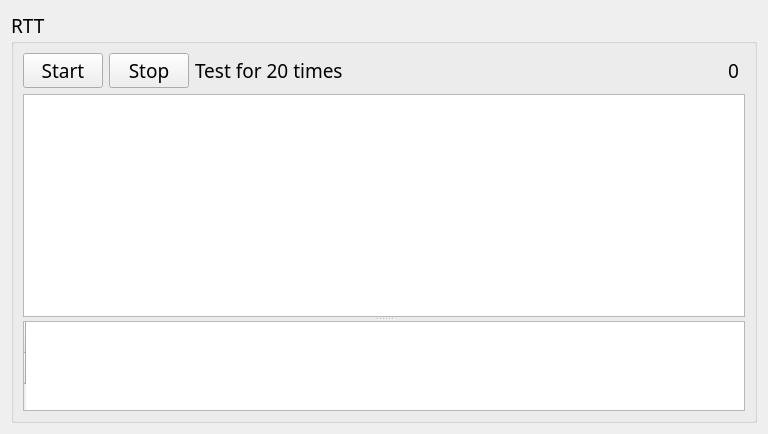
<?xml version="1.0" encoding="UTF-8"?>
<ui version="4.0">
 <class>RttTestWidget</class>
 <widget class="QWidget" name="RttTestWidget">
  <property name="geometry">
   <rect>
    <x>0</x>
    <y>0</y>
    <width>768</width>
    <height>434</height>
   </rect>
  </property>
  <property name="sizePolicy">
   <sizepolicy hsizetype="Expanding" vsizetype="Expanding">
    <horstretch>0</horstretch>
    <verstretch>0</verstretch>
   </sizepolicy>
  </property>
  <property name="windowTitle">
   <string>Form</string>
  </property>
  <layout class="QGridLayout" name="gridLayout_2">
   <item row="0" column="0">
    <widget class="QGroupBox" name="groupBox">
     <property name="sizePolicy">
      <sizepolicy hsizetype="Expanding" vsizetype="Expanding">
       <horstretch>0</horstretch>
       <verstretch>0</verstretch>
      </sizepolicy>
     </property>
     <property name="font">
      <font>
       <family>Agency FB</family>
       <pointsize>14</pointsize>
      </font>
     </property>
     <property name="title">
      <string>RTT</string>
     </property>
     <layout class="QGridLayout" name="gridLayout">
      <item row="0" column="0">
       <widget class="QPushButton" name="startButton">
        <property name="text">
         <string>Start</string>
        </property>
       </widget>
      </item>
      <item row="0" column="1">
       <widget class="QPushButton" name="stopButton">
        <property name="text">
         <string>Stop</string>
        </property>
       </widget>
      </item>
      <item row="0" column="2">
       <widget class="QLabel" name="label">
        <property name="text">
         <string>Test for 20 times</string>
        </property>
       </widget>
      </item>
      <item row="0" column="3">
       <spacer name="horizontalSpacer">
        <property name="orientation">
         <enum>Qt::Horizontal</enum>
        </property>
        <property name="sizeHint" stdset="0">
         <size>
          <width>382</width>
          <height>20</height>
         </size>
        </property>
       </spacer>
      </item>
      <item row="0" column="4">
       <widget class="QLabel" name="label_averageRttTime">
        <property name="text">
         <string>0</string>
        </property>
       </widget>
      </item>
      <item row="1" column="0" colspan="6">
       <widget class="QSplitter" name="splitter">
        <property name="orientation">
         <enum>Qt::Vertical</enum>
        </property>
        <widget class="QGraphicsView" name="graphicsView"/>
        <widget class="QTableWidget" name="tableWidget">
         <property name="maximumSize">
          <size>
           <width>16777215</width>
           <height>90</height>
          </size>
         </property>
         <property name="font">
          <font>
           <pointsize>14</pointsize>
          </font>
         </property>
         <row>
          <property name="text">
           <string/>
          </property>
         </row>
         <row>
          <property name="text">
           <string/>
          </property>
         </row>
        </widget>
       </widget>
      </item>
     </layout>
    </widget>
   </item>
  </layout>
 </widget>
 <resources/>
 <connections/>
</ui>
